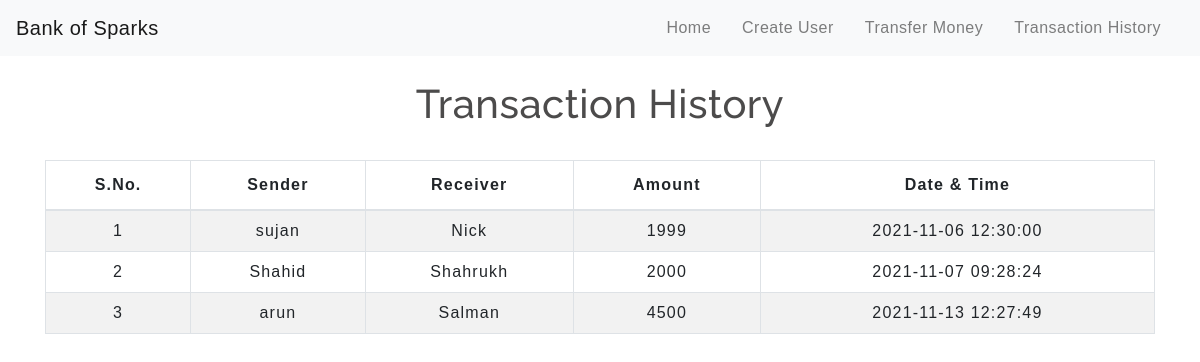
The page /transactionhistory.php on the database its author committed.
### tables this page shows
CREATE TABLE `transaction` (
  `sno` int NOT NULL,
  `sender` text NOT NULL,
  `receiver` text NOT NULL,
  `balance` int NOT NULL,
  `datetime` datetime NOT NULL DEFAULT CURRENT_TIMESTAMP
);

### transactionhistory.php (the view, shortened to what this page needs)
<!DOCTYPE html>
<html lang="en">
<head>
    <link rel="stylesheet" href="https://stackpath.bootstrapcdn.com/bootstrap/4.5.2/css/bootstrap.min.css">
    <link rel="stylesheet" type="text/css" href="css/table.css">
    <link rel="stylesheet" type="text/css" href="css/navbar.css">
</head>
<body>
<?php
  include 'navbar.php';
?>
	<div class="container">
        <h2 class="text-center pt-4">Transaction History</h2>
       <br>
       <div class="table-responsive-sm">
    <table class="table table-hover table-striped table-condensed table-bordered">
        <thead>
            <tr>
                <th class="text-center">S.No.</th>
                <th class="text-center">Sender</th>
                <th class="text-center">Receiver</th>
                <th class="text-center">Amount</th>
                <th class="text-center">Date & Time</th>
            </tr>
        </thead>
        <tbody>
        <?php
            include 'config.php';
            $sql ="select * from transaction";
            $query =mysqli_query($conn, $sql);
            while($rows = mysqli_fetch_assoc($query))
            {
        ?>
            <tr>
            <td class="py-2"><?php echo $rows['sno']; ?></td>
            <td class="py-2"><?php echo $rows['sender']; ?></td>
            <td class="py-2"><?php echo $rows['receiver']; ?></td>
            <td class="py-2"><?php echo $rows['balance']; ?> </td>
            <td class="py-2"><?php echo $rows['datetime']; ?> </td>
        <?php
            }
        ?>
        </tbody>
    </table>
    </div>
</div>
</body>
</html>

### table.css (style rules this page uses)
* { padding: 0; margin: 0; box-sizing: border-box; font-family: sans-serif; }
h2 { font-size: 40px; }
table { letter-spacing: 1.2px; }
td { text-align: center; }

### navbar.css (style rules this page uses)
h2 { color: #4C4B4B; letter-spacing: 0.5px; font-family: raleway; }

### rows shown on the page
transaction: sno "1", sender "sujan", receiver "Nick", balance "1999", datetime "2021-11-06 12:30:00"
transaction: sno "2", sender "Shahid", receiver "Shahrukh", balance "2000", datetime "2021-11-07 09:28:24"
transaction: sno "3", sender "arun", receiver "Salman", balance "4500", datetime "2021-11-13 12:27:49"
